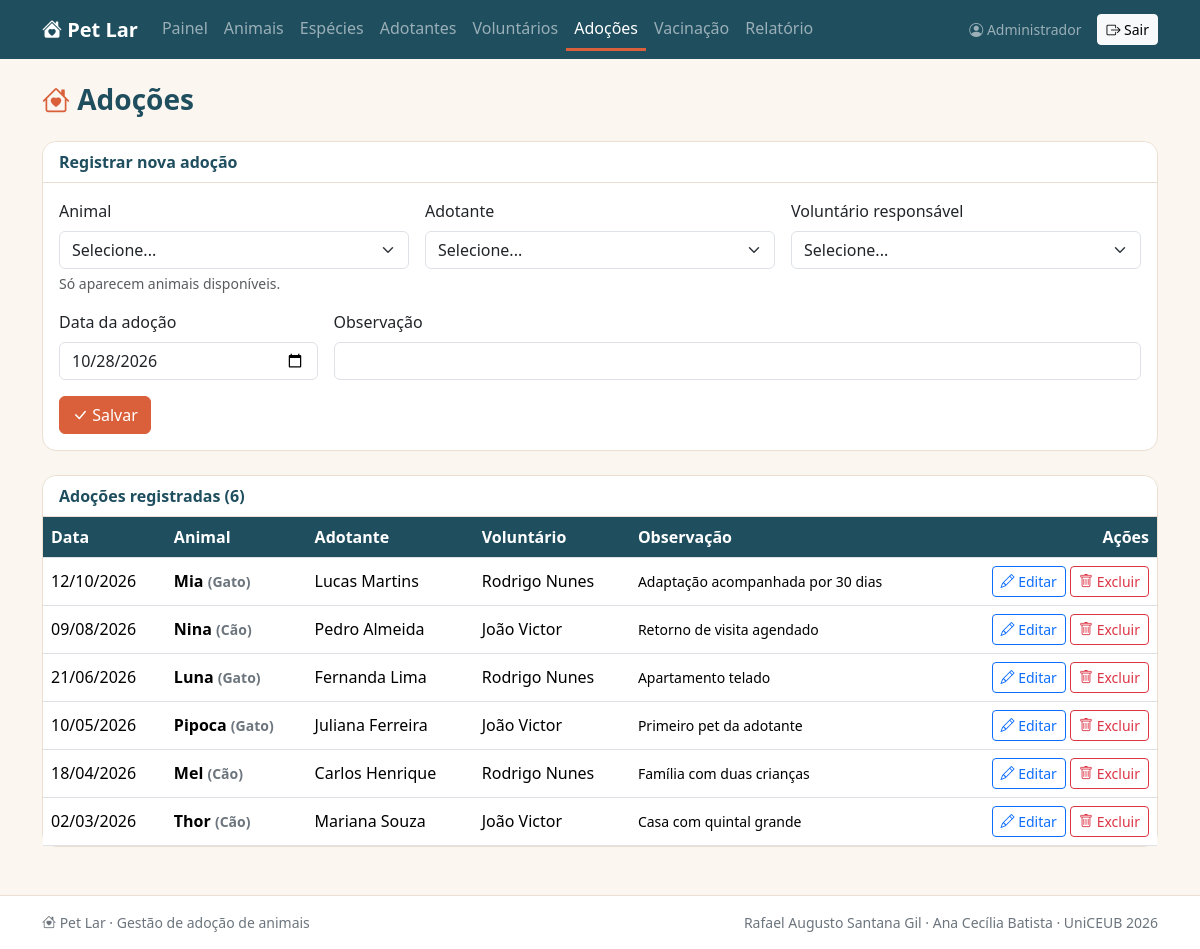
Screenshot of /adocao/index.php (signed in) with the database file from the repository.
### tables this page shows
CREATE TABLE adocao (
    id            INTEGER NOT NULL AUTO_INCREMENT PRIMARY KEY,
    animal_id     INTEGER NOT NULL,
    adotante_id   INTEGER NOT NULL,
    voluntario_id INTEGER NOT NULL,
    data_adocao   DATE    NOT NULL,
    observacao    VARCHAR(255),
    FOREIGN KEY (animal_id)     REFERENCES animal(id)     ON DELETE RESTRICT,
    FOREIGN KEY (adotante_id)   REFERENCES adotante(id)   ON DELETE RESTRICT,
    FOREIGN KEY (voluntario_id) REFERENCES voluntario(id) ON DELETE RESTRICT
);

CREATE TABLE animal (
    id           INTEGER NOT NULL AUTO_INCREMENT PRIMARY KEY,
    nome         VARCHAR(100) NOT NULL,
    especie_id   INTEGER NOT NULL,
    sexo         VARCHAR(10)  NOT NULL,       
    porte        VARCHAR(10)  NOT NULL,       
    idade        INTEGER      NOT NULL,       
    data_entrada DATE         NOT NULL,       
    status       VARCHAR(20)  NOT NULL DEFAULT 'Disponível',  
    observacao   VARCHAR(255),
     
    FOREIGN KEY (especie_id) REFERENCES especie(id) ON DELETE RESTRICT
);

CREATE TABLE especie (
    id        INTEGER NOT NULL AUTO_INCREMENT PRIMARY KEY,
    nome      VARCHAR(100) NOT NULL UNIQUE,
    descricao VARCHAR(255)
);

CREATE TABLE adotante (
    id              INTEGER NOT NULL AUTO_INCREMENT PRIMARY KEY,
    nome            VARCHAR(200) NOT NULL,
    cpf             VARCHAR(14)  NOT NULL UNIQUE,   
    data_nascimento DATE         NOT NULL,          
    telefone        VARCHAR(20)  NOT NULL,
    email           VARCHAR(150),
    cidade          VARCHAR(100) NOT NULL
);

CREATE TABLE voluntario (
    id       INTEGER NOT NULL AUTO_INCREMENT PRIMARY KEY,
    nome     VARCHAR(200) NOT NULL,
    telefone VARCHAR(20)  NOT NULL,
    email    VARCHAR(150),
    funcao   VARCHAR(100) NOT NULL            
);

### adocao/index.php (the view, shortened to what this page needs)
<?php
    include '../conexao.php';
    $id = isset($_GET['id']) ? $_GET['id'] : '';
    $sqlEdit = "SELECT * FROM adocao WHERE id =:id";
    $stmtEdit = $pdo->prepare($sqlEdit);
    $stmtEdit->bindParam(":id", $id);
    $stmtEdit->execute();
    $adocaoSelecionada = $stmtEdit->fetch();
    $sql = "SELECT adocao.*,
                   animal.nome     AS animal,
                   especie.nome    AS especie,
                   adotante.nome   AS adotante,
                   voluntario.nome AS voluntario
            FROM adocao
            INNER JOIN animal     ON animal.id     = adocao.animal_id
            INNER JOIN especie    ON especie.id    = animal.especie_id
            INNER JOIN adotante   ON adotante.id   = adocao.adotante_id
            INNER JOIN voluntario ON voluntario.id = adocao.voluntario_id
            ORDER BY adocao.data_adocao DESC";
    $stmt = $pdo->prepare($sql);
    $stmt->execute();
    $adocoes = $stmt->fetchAll();
    include '../cabecalho.php';
?>
    <h1 class="h3 titulo-pagina mb-4"><i class="bi bi-house-heart"></i> Adoções</h1>
    <div class="card mb-4">
        <div class="card-header">
            <?php echo $adocaoSelecionada ? 'Editar adoção' : 'Registrar nova adoção'; ?>
        </div>
        <div class="card-body">
            <form action="inserir.php" class="row g-3">
                <div class="col-md-4">
                    <label class="form-label">Animal</label>
                    <select name="animal_id" class="form-select" required>
                        <option value="">Selecione...</option>
                    </select>
                    <div class="form-text">Só aparecem animais disponíveis.</div>
                </div>
                <div class="col-md-4">
                    <label class="form-label">Adotante</label>
                    <select name="adotante_id" class="form-select" required>
                        <option value="">Selecione...</option>
                    </select>
                </div>
                <div class="col-md-4">
                    <label class="form-label">Voluntário responsável</label>
                    <select name="voluntario_id" class="form-select" required>
                        <option value="">Selecione...</option>
                    </select>
                </div>
                <div class="col-md-3">
                    <label class="form-label">Data da adoção</label>
                    <input type="date" name="data_adocao" class="form-control" required max="<?php echo date('Y-m-d') ?>"
                           value="<?php echo isset($adocaoSelecionada['data_adocao']) ?
                                                   $adocaoSelecionada['data_adocao']  :
                                                   date('Y-m-d'); ?>">
                </div>
                <div class="col-md-9">
                    <label class="form-label">Observação</label>
                    <input type="text" name="observacao" class="form-control" maxlength="255"
                           value="<?php echo isset($adocaoSelecionada['observacao']) ?
                                                   htmlspecialchars($adocaoSelecionada['observacao']) :
                                                   ''; ?>">
                </div>
                <div class="col-12">
                    <button type="submit" class="btn btn-pet"><i class="bi bi-check-lg"></i> Salvar</button>
                </div>
            </form>
        </div>
    </div>
    <div class="card">
        <div class="card-header">Adoções registradas (<?php echo count($adocoes) ?>)</div>
        <div class="table-responsive">
            <table class="table table-hover align-middle mb-0">
                <thead>
                    <tr>
                        <th>Data</th>
                        <th>Animal</th>
                        <th>Adotante</th>
                        <th>Voluntário</th>
                        <th>Observação</th>
                        <th class="text-end">Ações</th>
                    </tr>
                </thead>
                <tbody>
                <?php foreach ($adocoes as $adocao) { ?>
                    <tr>
                        <td><?php echo dataBR($adocao['data_adocao']) ?></td>
                        <td class="fw-semibold"><?php echo htmlspecialchars($adocao['animal']) ?> <span class="text-secondary small">(<?php echo $adocao['especie'] ?>)</span></td>
                        <td><?php echo htmlspecialchars($adocao['adotante']) ?></td>
                        <td><?php echo htmlspecialchars($adocao['voluntario']) ?></td>
                        <td class="small"><?php echo htmlspecialchars($adocao['observacao']) ?></td>
                        <td class="text-end text-nowrap">
                            <a href="index.php?id=<?php echo $adocao['id'] ?>" class="btn btn-sm btn-outline-primary">
                                <i class="bi bi-pencil"></i> Editar
                            </a>
                            <a href="excluir.php?id=<?php echo $adocao['id'] ?>" class="btn btn-sm btn-outline-danger"
                               onclick="return confirm('Excluir esta adoção? O animal voltará a ficar disponível.')">
                                <i class="bi bi-trash"></i> Excluir
                            </a>
                        </td>
                    </tr>
                <?php } ?>
                </tbody>
            </table>
        </div>
    </div>
<?php include '../rodape.php'; ?>

### css/estilo.css (style rules this page uses)
:root { --pet-principal: #D9603B; --pet-escuro: #1F4E5F; --pet-claro: #FBF6EF; --pet-verde: #3E8E6B; --pet-amarelo: #E9A23B; --pet-borda: #EADFD2; }
body { background-color: var(--pet-claro); color: #2B2B2B; min-height: 100vh; display: flex; flex-direction: column; }
.btn-pet { background-color: var(--pet-principal); border-color: var(--pet-principal); color: #fff; }
.titulo-pagina { color: var(--pet-escuro); font-weight: 700; }
.titulo-pagina i { color: var(--pet-principal); }
.card { border: 1px solid var(--pet-borda); border-radius: 14px; }
.card-header { background-color: #fff; border-bottom: 1px solid var(--pet-borda); font-weight: 600; color: var(--pet-escuro); border-radius: 14px 14px 0 0 !important; }
.table thead th { background-color: var(--pet-escuro); color: #fff; font-weight: 600; white-space: nowrap; }

### rows the page displays
adocao: data_adocao "12/10/2026", animal.nome "Mia", especie.nome "Gato", adotante.nome "Lucas Martins", voluntario.nome "Rodrigo Nunes", observacao "Adaptação acompanhada por 30 dias"
adocao: data_adocao "09/08/2026", animal.nome "Nina", especie.nome "Cão", adotante.nome "Pedro Almeida", voluntario.nome "João Victor", observacao "Retorno de visita agendado"
adocao: data_adocao "21/06/2026", animal.nome "Luna", especie.nome "Gato", adotante.nome "Fernanda Lima", voluntario.nome "Rodrigo Nunes", observacao "Apartamento telado"
adocao: data_adocao "10/05/2026", animal.nome "Pipoca", especie.nome "Gato", adotante.nome "Juliana Ferreira", voluntario.nome "João Victor", observacao "Primeiro pet da adotante"
adocao: data_adocao "18/04/2026", animal.nome "Mel", especie.nome "Cão", adotante.nome "Carlos Henrique", voluntario.nome "Rodrigo Nunes", observacao "Família com duas crianças"
adocao: data_adocao "02/03/2026", animal.nome "Thor", especie.nome "Cão", adotante.nome "Mariana Souza", voluntario.nome "João Victor", observacao "Casa com quintal grande"

### other values shown
$_SESSION['nome'] "Administrador"
count($adocoes) "6"
